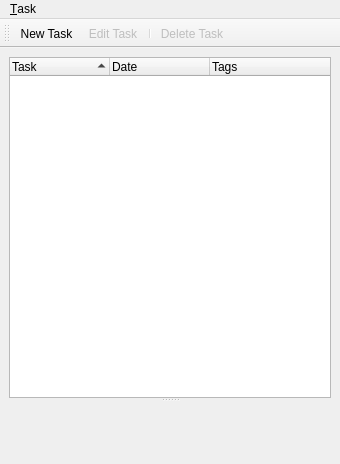
<?xml version="1.0" encoding="UTF-8"?>
<ui version="4.0">
 <class>MainWindow</class>
 <widget class="QMainWindow" name="MainWindow">
  <property name="geometry">
   <rect>
    <x>0</x>
    <y>0</y>
    <width>340</width>
    <height>464</height>
   </rect>
  </property>
  <property name="windowTitle">
   <string>Todo</string>
  </property>
  <property name="windowIcon">
   <iconset>
    <normaloff>:/todo.svg</normaloff>:/todo.svg</iconset>
  </property>
  <widget class="QWidget" name="centralwidget">
   <layout class="QVBoxLayout" name="verticalLayout">
    <item>
     <widget class="QSplitter" name="splitter">
      <property name="orientation">
       <enum>Qt::Vertical</enum>
      </property>
      <widget class="QTreeWidget" name="list">
       <property name="alternatingRowColors">
        <bool>true</bool>
       </property>
       <property name="rootIsDecorated">
        <bool>false</bool>
       </property>
       <property name="uniformRowHeights">
        <bool>true</bool>
       </property>
       <property name="sortingEnabled">
        <bool>true</bool>
       </property>
       <property name="allColumnsShowFocus">
        <bool>true</bool>
       </property>
       <column>
        <property name="text">
         <string>Task</string>
        </property>
       </column>
       <column>
        <property name="text">
         <string>Date</string>
        </property>
       </column>
       <column>
        <property name="text">
         <string>Tags</string>
        </property>
       </column>
      </widget>
      <widget class="editor" name="editor" native="true">
       <property name="enabled">
        <bool>true</bool>
       </property>
      </widget>
     </widget>
    </item>
   </layout>
  </widget>
  <widget class="QMenuBar" name="menubar">
   <property name="geometry">
    <rect>
     <x>0</x>
     <y>0</y>
     <width>340</width>
     <height>25</height>
    </rect>
   </property>
   <widget class="QMenu" name="menuTask">
    <property name="title">
     <string>&amp;Task</string>
    </property>
    <addaction name="actionNew_Task"/>
    <addaction name="actionEdit_Task"/>
    <addaction name="separator"/>
    <addaction name="actionDelete_Task"/>
   </widget>
   <addaction name="menuTask"/>
  </widget>
  <widget class="QToolBar" name="toolBar">
   <property name="windowTitle">
    <string>toolBar</string>
   </property>
   <attribute name="toolBarArea">
    <enum>TopToolBarArea</enum>
   </attribute>
   <attribute name="toolBarBreak">
    <bool>false</bool>
   </attribute>
   <addaction name="actionNew_Task"/>
   <addaction name="actionEdit_Task"/>
   <addaction name="separator"/>
   <addaction name="actionDelete_Task"/>
  </widget>
  <action name="actionDelete_Task">
   <property name="enabled">
    <bool>false</bool>
   </property>
   <property name="icon">
    <iconset resource="../../PyTo/icons.qrc">
     <normaloff>:/delete.svg</normaloff>:/delete.svg</iconset>
   </property>
   <property name="text">
    <string>Delete Task</string>
   </property>
   <property name="shortcut">
    <string>Del</string>
   </property>
  </action>
  <action name="actionNew_Task">
   <property name="icon">
    <iconset resource="../../PyTo/icons.qrc">
     <normaloff>:/filenew.svg</normaloff>:/filenew.svg</iconset>
   </property>
   <property name="text">
    <string>New Task</string>
   </property>
  </action>
  <action name="actionEdit_Task">
   <property name="checked">
    <bool>false</bool>
   </property>
   <property name="enabled">
    <bool>false</bool>
   </property>
   <property name="icon">
    <iconset resource="../../PyTo/icons.qrc">
     <normaloff>:/edit.svg</normaloff>:/edit.svg</iconset>
   </property>
   <property name="text">
    <string>Edit Task</string>
   </property>
  </action>
 </widget>
 <customwidgets>
  <customwidget>
   <class>editor</class>
   <extends>QWidget</extends>
   <header location="global">editor</header>
   <container>1</container>
  </customwidget>
 </customwidgets>
 <resources>
  <include location="icons.qrc"/>
 </resources>
 <connections/>
</ui>
